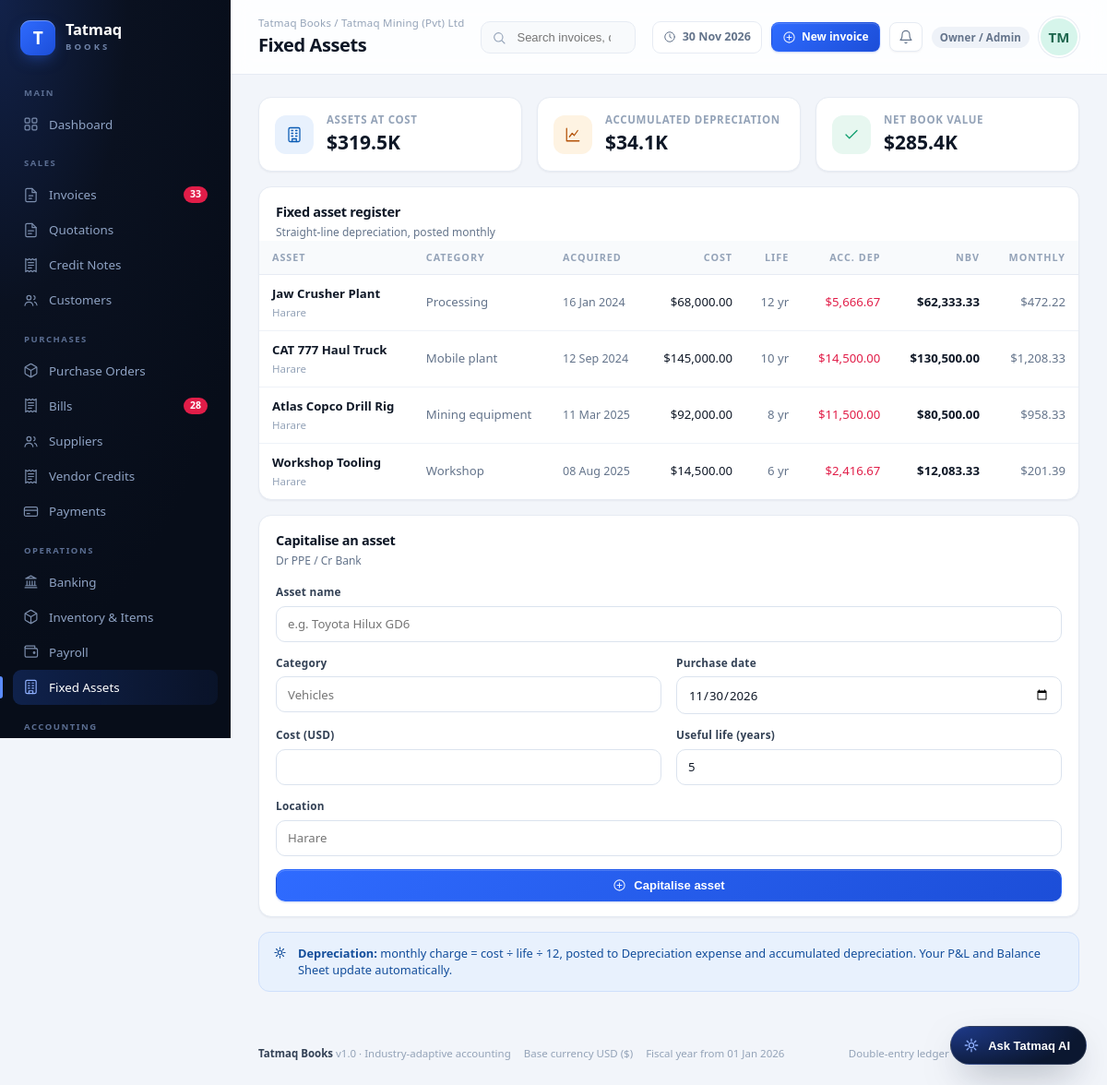
Screenshot of /assets (signed in) with the database file from the repository.
### tables this page shows
CREATE TABLE companies(
 id INTEGER PRIMARY KEY, name TEXT, industry TEXT, currency TEXT DEFAULT 'USD', symbol TEXT DEFAULT '$',
 tax_name TEXT DEFAULT 'VAT', tax_rate REAL DEFAULT 15, address TEXT, email TEXT, phone TEXT,
 fiscal_start TEXT, created_at TEXT);

CREATE TABLE users(
 id INTEGER PRIMARY KEY, company_id INT, name TEXT, email TEXT, role TEXT, status TEXT,
 password_hash TEXT, last_login TEXT, created_at TEXT);

CREATE TABLE fixed_assets(
 id INTEGER PRIMARY KEY, company_id INT, name TEXT, category TEXT, purchase_date TEXT,
 cost REAL, salvage REAL, life REAL, accum_dep REAL DEFAULT 0, last_dep TEXT,
 exp_account_id INT, accum_account_id INT, status TEXT, location TEXT);

### app.py (the view)
@app.route("/assets")
def assets():
    c = company()
    reg = A.asset_register(conn(), c["id"])
    totals = dict(cost=sum(a["cost"] for a in reg), dep=sum(a["accum_dep"] for a in reg),
                  nbv=sum(a["nbv"] for a in reg))
    return render_template("assets.html", rows=reg, totals=totals, title="Fixed Assets",
                           today=date.today().isoformat())

### analytics.py (called while the page is built)
def asset_register(conn, cid):
    rows = conn.execute("SELECT * FROM fixed_assets WHERE company_id=? ORDER BY purchase_date", (cid,)).fetchall()
    out = []
    for r in rows:
        d = dict(r)
        d["nbv"] = d["cost"] - d["accum_dep"]
        d["monthly"] = d["cost"] / d["life"] / 12
        out.append(d)
    return out

### app.py (called while the page is built, shortened)
@app.before_request
def _guard():
    if request.endpoint is None or request.endpoint in PUBLIC_ENDPOINTS:
        return None
    ident, source = auth.resolve_identity()
    if not ident:
        if request.path.startswith("/api/"):
            return jsonify({"error": "unauthorised"}), 401
        return redirect(url_for("login", next=request.path))
    g.ident = ident
    g.perms = auth.permissions(ident["role"])
    return None

def conn():
    if "conn" not in g:
        g.conn = db.connect()
    return g.conn

@app.teardown_appcontext
def close_conn(exc):
    c = g.pop("conn", None)
    if c is not None:
        c.close()

def company():
    if "company_row" not in g:
        g.company_row = conn().execute("SELECT * FROM companies WHERE id=?",
                                       (g.ident["company_id"],)).fetchone()
    return g.company_row

@app.context_processor
def inject():
    ident = getattr(g, "ident", None)
    perms = getattr(g, "perms", None)
    c = company()
    overdue = conn().execute("""SELECT COUNT(*) c FROM invoices WHERE company_id=?
        AND total-amount_paid>0.01 AND due_date<?""", (c["id"], str(date.today()))).fetchone()["c"]
    bills_over = conn().execute("""SELECT COUNT(*) c FROM bills WHERE company_id=?
        AND total-amount_paid>0.01 AND due_date<?""", (c["id"], str(date.today()))).fetchone()["c"]
    return dict(company=dict(c), profiles=db.PROFILES, now=date.today(),
                overdue_count=overdue, bills_overdue_count=bills_over,
                status_of=status_of, nav_path=request.path, ident=ident, perms=perms,
                roles=auth.ROLES)

@app.template_filter("money")
def f_money(v, dec=2):
    try:
        v = float(v or 0)
    except Exception:
        return v
    return f"{'-' if v < 0 else ''}{abs(v):,.{dec}f}"

@app.template_filter("compact")
def f_compact(v):
    try:
        v = float(v or 0)
    except Exception:
        return v
    sign = "-" if v < 0 else ""
    v = abs(v)
    if v >= 1_000_000:
        return f"{sign}{v / 1_000_000:.2f}M"
    if v >= 1_000:
        return f"{sign}{v / 1_000:.1f}K"
    return f"{sign}{v:,.0f}"

### templates/assets.html
{% extends "base.html" %}
{% from "_icons.html" import icon %}
{% block content %}
{% set sym = company.symbol %}
<div class="dash-grid g3 mb2">
  <div class="hero-mini"><span class="icon-circle blue-bg">{{ icon('building', 18) }}</span>
    <div><div class="tiny faint" style="font-weight:700;letter-spacing:.06em">ASSETS AT COST</div>
      <div style="font-size:21px;font-weight:750">{{ sym }}{{ totals.cost|compact }}</div></div></div>
  <div class="hero-mini"><span class="icon-circle amber-bg">{{ icon('chart', 18) }}</span>
    <div><div class="tiny faint" style="font-weight:700;letter-spacing:.06em">ACCUMULATED DEPRECIATION</div>
      <div style="font-size:21px;font-weight:750">{{ sym }}{{ totals.dep|compact }}</div></div></div>
  <div class="hero-mini"><span class="icon-circle green-bg">{{ icon('check', 18) }}</span>
    <div><div class="tiny faint" style="font-weight:700;letter-spacing:.06em">NET BOOK VALUE</div>
      <div style="font-size:21px;font-weight:750">{{ sym }}{{ totals.nbv|compact }}</div></div></div>
</div>
<div class="dash-grid g23">
  <div class="card">
    <div class="card-h"><div><h3>Fixed asset register</h3><div class="sub">Straight-line depreciation, posted monthly</div></div></div>
    <div class="tbl-wrap">
      <table class="tbl">
        <thead><tr><th>Asset</th><th>Category</th><th>Acquired</th><th class="num">Cost</th><th class="num">Life</th><th class="num">Acc. dep</th><th class="num">NBV</th><th class="num">Monthly</th></tr></thead>
        <tbody>
        {% for a in rows %}
          <tr>
            <td><div class="strong">{{ a.name }}</div><span class="sub">{{ a.location }}</span></td>
            <td class="muted">{{ a.category }}</td>
            <td class="muted small">{{ a.purchase_date|ddate }}</td>
            <td class="num">{{ sym }}{{ a.cost|money }}</td>
            <td class="num muted">{{ a.life|num(0) }} yr</td>
            <td class="num neg">{{ sym }}{{ a.accum_dep|money }}</td>
            <td class="num strong">{{ sym }}{{ a.nbv|money }}</td>
            <td class="num muted">{{ sym }}{{ a.monthly|money }}</td>
          </tr>
        {% else %}
          <tr><td colspan="8"><div class="empty">{{ icon('building', 28) }}<b>No assets capitalised</b></div></td></tr>
        {% endfor %}
        </tbody>
      </table>
    </div>
  </div>
  <div>
    <div class="card">
      <div class="card-h"><div><h3>Capitalise an asset</h3><div class="sub">Dr PPE / Cr Bank</div></div></div>
      <div class="card-b">
        <form method="post" action="/assets/new">
          <div class="field"><label>Asset name</label><input class="input" name="name" required placeholder="e.g. Toyota Hilux GD6"></div>
          <div class="form-grid fg2">
            <div class="field"><label>Category</label><input class="input" name="category" placeholder="Vehicles"></div>
            <div class="field"><label>Purchase date</label><input class="input" type="date" name="purchase_date" value="{{ today }}"></div>
            <div class="field"><label>Cost ({{ company.currency }})</label><input class="input" type="number" step="0.01" name="cost" required></div>
            <div class="field"><label>Useful life (years)</label><input class="input" type="number" step="1" name="life" value="5"></div>
          </div>
          <div class="field"><label>Location</label><input class="input" name="location" placeholder="Harare"></div>
          <button class="btn block" type="submit">{{ icon('plus', 15) }} Capitalise asset</button>
        </form>
      </div>
    </div>
    <div class="callout info mt2">{{ icon('sparkle', 15) }} <div><b>Depreciation:</b> monthly charge = cost ÷ life ÷ 12, posted to Depreciation expense and accumulated depreciation. Your P&amp;L and Balance Sheet update automatically.</div></div>
  </div>
</div>
{% endblock %}

### templates/base.html (shortened to what this page needs)
<!doctype html>
<html lang="en">
<head>
<link rel="stylesheet" href="{{ url_for('static', filename='style.css') }}">
</head>
<body>
{% from "_icons.html" import icon %}
{% set p = nav_path %}
<div class="shell">
  <aside class="sidebar">
    <a class="brand" href="/">
      <div class="brand-mark">T</div>
      <div>
        <div class="brand-name">Tatmaq</div>
        <div class="brand-sub">BOOKS</div>
      </div>
    </a>
    <nav>
      <div class="nav-sec">Main</div>
      <a class="nav-item {{ 'active' if p == '/' }}" href="/">{{ icon('grid',17) }} Dashboard</a>
      <div class="nav-sec">Sales</div>
      <a class="nav-item {{ 'active' if p.startswith('/invoices') }}" href="/invoices">
        {{ icon('file',17) }} Invoices
        {% if overdue_count %}<span class="nav-badge">{{ overdue_count }}</span>{% endif %}
      </a>
      <a class="nav-item {{ 'active' if p.startswith('/quotes') }}" href="/quotes">{{ icon('quote',17) }} Quotations</a>
      <a class="nav-item {{ 'active' if p.startswith('/credit-notes') }}" href="/credit-notes">{{ icon('receipt',17) }} Credit Notes</a>
      <a class="nav-item {{ 'active' if p.startswith('/contacts') and request.args.get('tab','customer') == 'customer' }}" href="/contacts?tab=customer">{{ icon('users',17) }} Customers</a>
      {% if perms.full_view %}<div class="nav-sec">Purchases</div>
      <a class="nav-item {{ 'active' if p.startswith('/purchase-orders') }}" href="/purchase-orders">{{ icon('box',17) }} Purchase Orders</a>
      <a class="nav-item {{ 'active' if p.startswith('/bills') }}" href="/bills">
        {{ icon('receipt',17) }} Bills
        {% if bills_overdue_count %}<span class="nav-badge">{{ bills_overdue_count }}</span>{% endif %}
      </a>
      <a class="nav-item {{ 'active' if p.startswith('/contacts') and request.args.get('tab') == 'vendor' }}" href="/contacts?tab=vendor">{{ icon('users',17) }} Suppliers</a>
      <a class="nav-item {{ 'active' if p.startswith('/vendor-credits') }}" href="/vendor-credits">{{ icon('receipt',17) }} Vendor Credits</a>
      <a class="nav-item {{ 'active' if p.startswith('/payments') }}" href="/payments">{{ icon('card',17) }} Payments</a>
      {% endif %}
      <div class="nav-sec">Operations</div>
      {% if perms.full_view %}
      <a class="nav-item {{ 'active' if p.startswith('/banking') }}" href="/banking">{{ icon('bank',17) }} Banking</a>
      {% endif %}
      <a class="nav-item {{ 'active' if p.startswith('/inventory') }}" href="/inventory">{{ icon('box',17) }} Inventory &amp; Items</a>
      {% if perms.full_view %}
      <a class="nav-item {{ 'active' if p.startswith('/payroll') }}" href="/payroll">{{ icon('wallet',17) }} Payroll</a>
      <a class="nav-item {{ 'active' if p.startswith('/assets') }}" href="/assets">{{ icon('building',17) }} Fixed Assets</a>
      {% endif %}
      <div class="nav-sec">Accounting</div>
    </nav>
        {% set ind = profiles[company.industry] %}
  </aside>
  <div class="main">
    <header class="topbar">
      <div class="page-id">
        <div class="crumb">Tatmaq Books / {{ company.name }}</div>
        <h1>{{ title }}</h1>
      </div>
      <form class="searchbar" action="/invoices" method="get">
        {{ icon('search', 16) }}
        <input type="search" name="q" placeholder="Search invoices, quotations, customers…" value="{{ request.args.get('q','') }}">
      </form>
      <div class="top-actions">
        <span class="chip-date">{{ icon('clock', 14) }} {{ now.strftime('%d %b %Y') }}</span>
        {% if perms.write %}<a class="btn sm" href="/invoices/new">{{ icon('plus', 15) }} New invoice</a>{% endif %}
        <a href="/invoices?status=overdue" title="Alerts" class="btn soft sm" style="padding:7px 9px">
          {{ icon('bell', 16) }}
        </a>
        <span class="chip {{ 'chip-info' if perms.is_demo else 'chip-muted' }}" style="white-space:nowrap">{{ perms.role_label }}</span>
        <a class="avatar lg" href="/settings" title="{{ ident.name }} · {{ perms.role_label }}"
           style="background:hsl(160 60% 90%);color:hsl(160 55% 26%)">{{ ident.name|initials }}</a>
      </div>
    </header>
    <main class="content">
      {% block content %}{% endblock %}
    </main>
    <footer class="foot">
      <span><b style="color:var(--ink-2)">Tatmaq Books</b> v1.0 · Industry-adaptive accounting</span>
      <span>Base currency {{ company.currency }} ({{ company.symbol }})</span>
      <span>Fiscal year from {{ company.fiscal_start|ddate }}</span>
      <span style="margin-left:auto">Double-entry ledger · ZIMRA-ready VAT &amp; PAYE</span>
    </footer>
  </div>
</div>
<button class="ai-fab" id="ai-fab" type="button">
  <span class="spark">{{ icon('sparkle', 18) }}</span> Ask Tatmaq AI
</button>
</body>
</html>

### rows the page displays
companies: name "Tatmaq Mining (Pvt) Ltd", currency "USD", symbol "$", fiscal_start|ddate "01 Jan 2026"
users: name|initials "TM"
fixed_assets: name "Jaw Crusher Plant", location "Harare", category "Processing", purchase_date|ddate "16 Jan 2024", sym "$", cost "68,000.00", life|num "12", accum_dep "5,666.67", nbv "62,333.33", monthly "472.22"
fixed_assets: name "CAT 777 Haul Truck", location "Harare", category "Mobile plant", purchase_date|ddate "12 Sep 2024", sym "$", cost "145,000.00", life|num "10", accum_dep "14,500.00", nbv "130,500.00", monthly "1,208.33"
fixed_assets: name "Atlas Copco Drill Rig", location "Harare", category "Mining equipment", purchase_date|ddate "11 Mar 2025", sym "$", cost "92,000.00", life|num "8", accum_dep "11,500.00", nbv "80,500.00", monthly "958.33"
fixed_assets: name "Workshop Tooling", location "Harare", category "Workshop", purchase_date|ddate "08 Aug 2025", sym "$", cost "14,500.00", life|num "6", accum_dep "2,416.67", nbv "12,083.33", monthly "201.39"

### other values shown
{{ overdue_count }} "33"
{{ bills_overdue_count }} "28"
{{ title }} "Fixed Assets"
{{ perms.role_label }} "Owner / Admin"
{{ sym }} "$"
{{ totals.cost|compact }} "319.5K"
{{ totals.dep|compact }} "34.1K"
{{ totals.nbv|compact }} "285.4K"
